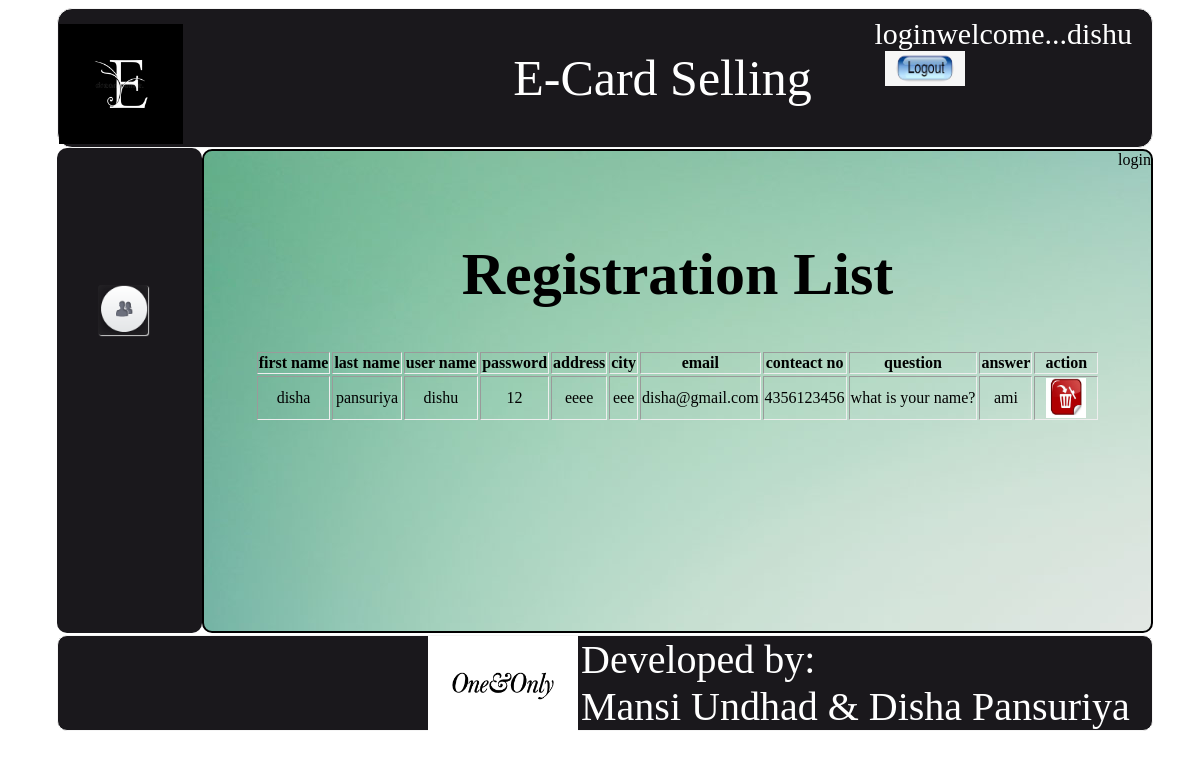
/index.php?page=view_registration (signed in), run on the app's committed database.
### tables this page shows
CREATE TABLE IF NOT EXISTS `registration` (
`r_id` int(20) NOT NULL,
  `r_fnm` varchar(20) NOT NULL,
  `r_lnm` varchar(20) NOT NULL,
  `r_unm` varchar(20) NOT NULL,
  `r_password` varchar(20) NOT NULL,
  `r_add` text NOT NULL,
  `r_city` varchar(20) NOT NULL,
  `r_email` varchar(20) NOT NULL,
  `r_cont` varchar(20) NOT NULL,
  `r_que` varchar(50) NOT NULL,
  `r_ans` varchar(20) NOT NULL,
  `r_utype` tinyint(1) NOT NULL
);

### include/view_registration.php (the view, shortened to what this page needs)
<html>
	<head>
	</head>
<?php
	include("../connection.php");
	$que="select * from registration where r_id=r_id&&r_utype='".(1)."'";
	$result=mysql_query($que,$con);
?>
	<center>
	<tr> <br>
		<table border="3" class="table">
			<th colspan="11" class="td">
				<h1>Registration List</h1>
			</th>
	</tr>
		<th>first name</th>
		<th>last name</th>
		<th>user name</th>
		<th>password</th>
		<th>address</th>
		<th>city</th>
		<th>email</th>
		<th>conteact no</th>
		<th>question</th>
		<th>answer</th>
		<th>action</th>
	<?php
		while($row=mysql_fetch_array($result))
		{
			echo "<tr>
					<td align='center'>".$row[r_fnm]."</td>
					<td align='center'>".$row[r_lnm]."</td>
					<td align='center'>".$row[r_unm]."</td>
					<td align='center'>".$row[r_password]."</td>
					<td align='center'>".$row[r_add]."</td>
					<td align='center'>".$row[r_city]."</td>
					<td align='center'>".$row[r_email]."</td>
					<td align='center'>".$row[r_cont]."</td>
					<td align='center'>".$row[r_que]."</td>
					<td align='center'>".$row[r_ans]."</td>
					<td>
						<a href=action/reg_delete.php?r_id=".$row['r_id'].">
							<img src='image/de.jpg' height='40' width='40' onclick='return f1()' />
						</a>
					</td>
				  </tr>";
		}
	?>
	</center>
</html>

### css/style.css (style rules this page uses)
a { margin:10px; color:#d8baba; font-size:25px; }
.td { font-size:30px; font-family:monotype corsiva; border:0px; }
.table { border-radius:10px; padding:50px 0px 0px 0px; border:0px; }

### data on the page
registration: r_fnm "disha", r_lnm "pansuriya", r_unm "dishu", r_password "12", r_add "eeee", r_city "eee", r_email "disha@gmail.com", r_cont "4356123456", r_que "what is your name?", r_ans "ami"

### other printed values
$_SESSION['unm'] "dishu"
